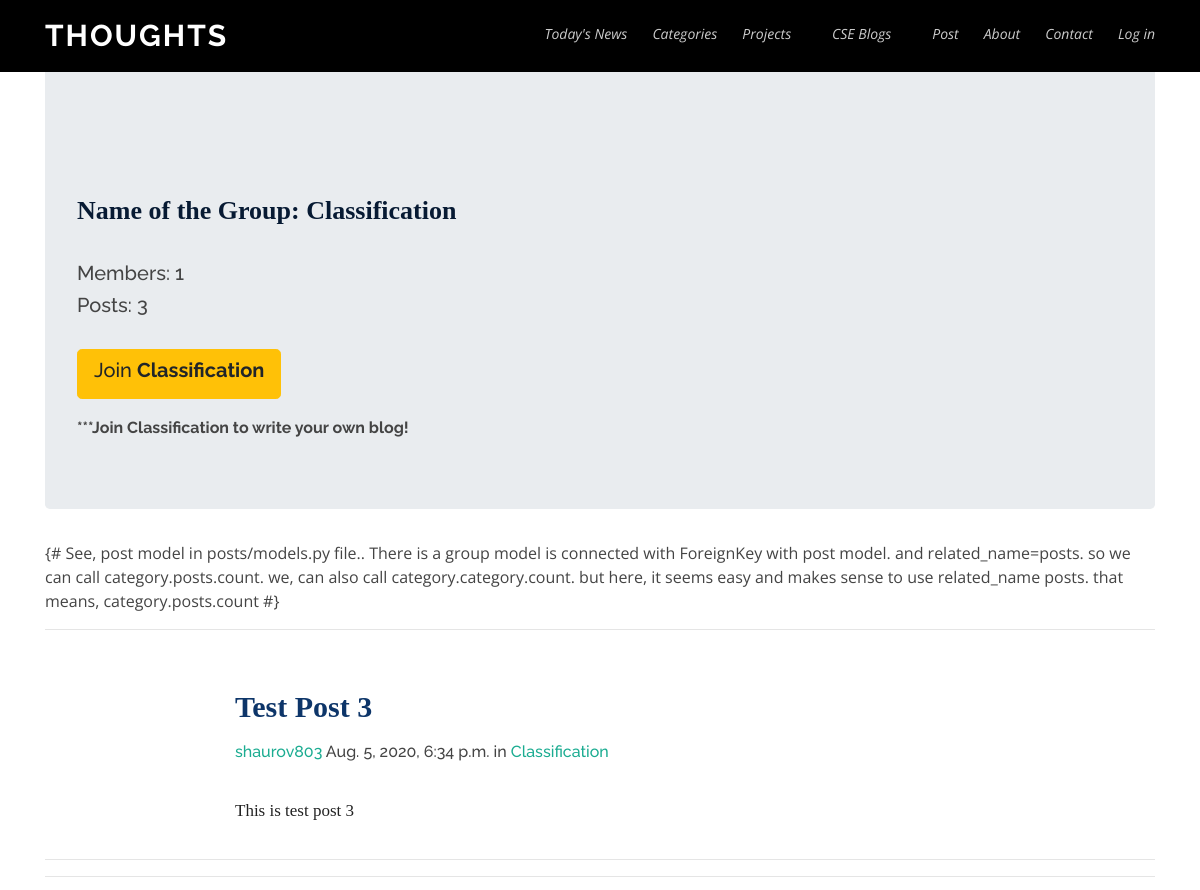
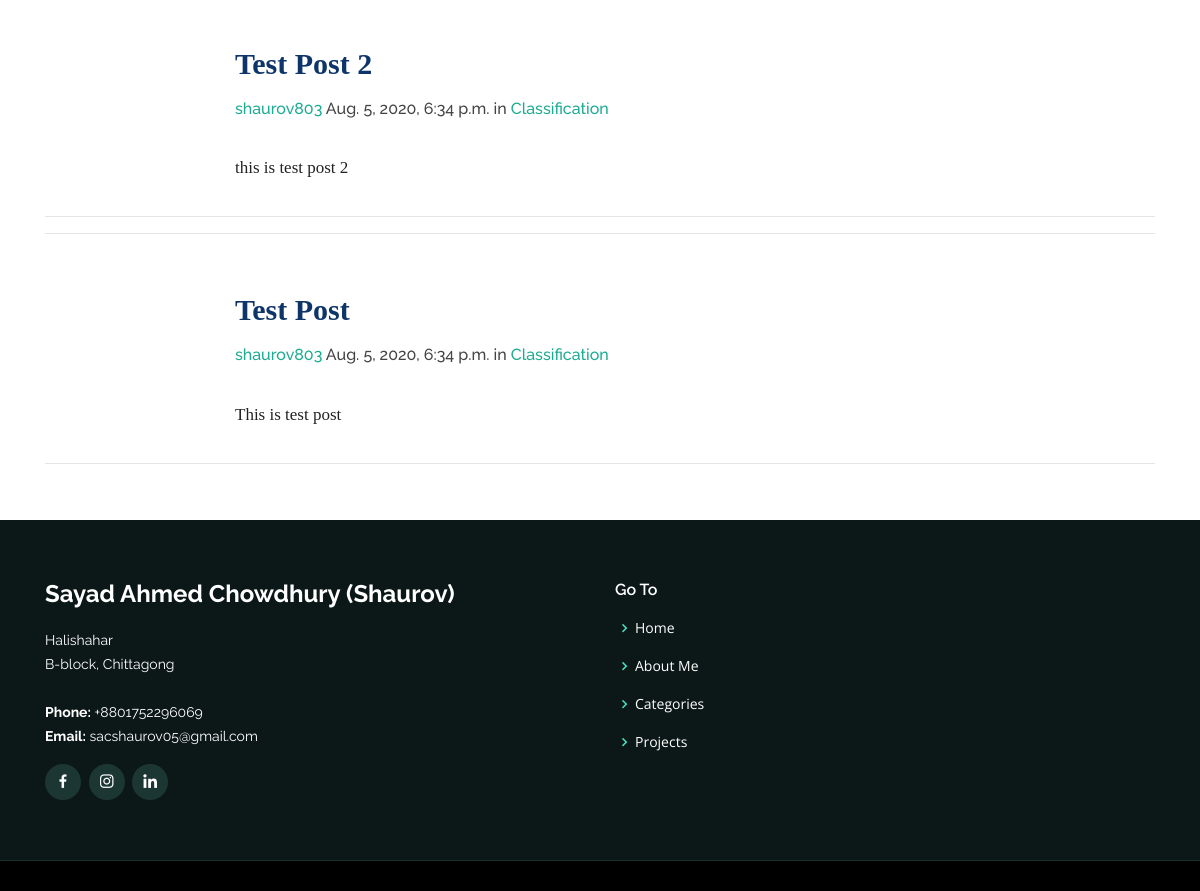
/categories/posts/in/classification/, run on the app's committed database (2 pictures, top to bottom).
### categories/models.py (models this page shows, shortened)
class Category(models.Model):
    name = models.CharField(max_length=255, unique=True)
    slug = models.SlugField(allow_unicode=True, unique=True)
    description = models.TextField(blank=True, default='')
    description_html = models.TextField(editable=False, default='',blank=True)
    members = models.ManyToManyField(User, through="CategoryMember")
    category_pic = models.ImageField(upload_to = 'category_pics', blank=True)
    class Meta:
        ordering = ['name']

### posts/models.py (models this page shows, shortened)
class Post(models.Model):
    user = models.ForeignKey(User, related_name="user_of_post_model", on_delete=models.CASCADE)
    created_at =  models.DateTimeField(auto_now=True)
    title = models.CharField(max_length=200)
    message = models.TextField()
    message_html = models.TextField(editable=False)
    category = models.ForeignKey(Category, related_name="posts",on_delete=models.CASCADE)
    class Meta:
        ordering = ['-created_at']
        unique_together = ('user', 'message')

### categories/views.py (the view, shortened to what this page needs)
# urls.py: url(r'^posts/in/(?P<slug>[-\w]+)/', views.SingleCategory.as_view(), name='single'),
class SingleCategory(DetailView):
    model = Category
    def get_context_data(self, **kwargs):
        context = super().get_context_data(**kwargs)
        category_picture = False
        current_category = Category.objects.filter(
            slug__iexact = self.kwargs.get("slug")
        ).get()
        if current_category.category_pic:
            category_picture = True
            picture = current_category.category_pic
            edited_picture = get_thumbnail(picture, '550x450', quality=99, format='PNG')
        posts = []
        info = []
        continue_reading = False
        for post in current_category.posts.all():
            info.clear()
            info.append(post.user.username)
            info.append(post.pk)
            info.append(post.title)
            info.append(post.created_at)
            info.append(post.category.slug)
            info.append(post.category.name)
            if(len(post.message_html) >300 ):
                continue_reading = True
            else:
                continue_reading = False
            info.append(post.message_html[3:300])
            info.append(continue_reading)
            posts.append(info[:])
        print('\n last info \n',info[:])
        print('\n posts \n',posts[:])
        print(current_category.category_pic)
        category_info = {
            'picture':edited_picture,
            'category_picture':category_picture,
            'posts':posts
        }
        context['category_info'] = category_info
        return context

### categories/templates/categories/category_detail.html (shortened to what this page needs)
{% extends "categories/category_base.html" %}
{% load static %}
{% block precategory %}
<div class="jumbotron">
    <div class="row">
    </div>
  <h2><strong>Name of the Group: {{category.name}}</strong> </h2>
  <h5>Members: {{category.members.count}}</h3>
  <h5>Posts: {{category.posts.count}} </h4>
  <div class="content">
    {% if user in category.members.all %}
      <br>
      <a href="{% url 'categories:leave' slug=category.slug %}"class="btn btn-lg btn-fill btn-warning"><span class="glyphicon glyphicon"></span> Leave {{category.name}}</a>
      <a href="{% url 'posts:create' %}" class="btn btn-lg btn-fill btn-primary">Create a Post!</a> </h2>
  	{% else %}
    <br>
      <a href="{% url 'categories:join' slug=category.slug %}" class="btn btn-lg btn-fill btn-warning"><h5>Join <strong>{{category.name}}</strong> </h4> </a>
      <h6><br><strong>***Join {{category.name}} to write your own blog!</strong> </h4>
    {% endif %}
  </div>
  </div>
{% endblock %}
{% block category_content %}
   {# See, post model in posts/models.py file.. There is a
   group model is connected with ForeignKey with post model.
   and related_name=posts. so we can call category.posts.count.
   we, can also call category.category.count. but here, it seems
   easy and makes sense to use related_name posts.
   that means, category.posts.count #}
    {% if category.posts.count == 0 %}
      <h2>No posts in this category!<br> <a href="{% url 'posts:create' %}">Write a Post</a></h2>
    {% else %}
      {% for post in category_info.posts %}
                <hr>
                <div class="row">
                  <div class="col-md-2">  </div>
                  <div class="col-md-8">
                      <div class="techfont">
                        <h3 class="category_name"><br><a href="{% url 'posts:single' username=post.0 pk=post.1 %}"><strong>{{post.2}} </strong> </a></h2>
                        <h6><a href="{% url 'posts:for_user' username=post.0 %}">{{post.0}}</a>
                        <time class="time"><a href="{% url 'posts:single' username=post.0 pk=post.1 %}"></a>{{post.3}} </time>
                        <span>in <a href="{% url 'categories:single' slug=post.4 %}">{{post.5}}</a> </span>
                        <br>
                        <br>
                        {% if post.7 %}
                        <h3 class="message">{{post.6|safe}}...<a style="font-size: 18px; color:#22d8b6" href="{% url 'posts:single' username=post.0 pk=post.1 %}">continue reading</a></h3>
                        {% else %}
                        <h3 class="message">{{post.6|safe}}</h3>
                        {% endif %}
                      </div>
                  </div>
                </div>
                <hr>
      {% endfor %}
    {% endif %}
{% endblock %}

### static/assets/css/style.css (style rules this page uses)
body { font-family: "Open Sans", sans-serif; color: #444444; }
a { color: #1bac91; }
h1, h2, h3, h4, h5, h6 { font-family: "Raleway", sans-serif; }
.steps .row { overflow: hidden; }

### static/assets/css/style2.css (style rules this page uses)
.steps div div h2 { font : 400 26px/1.8 Merriweather,Georgia,times new roman,serif; color: #071a33; }
.steps div div div div a { font : Merriweather,Georgia,times new roman,serif; }
.steps div h2 { margin-top: 0; margin-bottom: 1rem; display: block; margin-block-start: 1em; margin-block-end: 1em; margin-inline-start: 0px; margin-inline-end: 0px; text-align: justify; font : 400 28px/1.8 Merriweather,Georgia,times new roman,serif; }
.steps div div div .techfont .message { margin-top: 0; margin-bottom: 1rem; display: block; margin-block-start: 1em; margin-block-end: 1em; margin-inline-start: 0px; margin-inline-end: 0px; text-align: justify; color: #222; font : 400 17px/1.7 Merriweather,Georgia,times new roman,serif; }
.steps div div div h3 a { text-align: justify; font : 400 24px/1.8 Merriweather,Georgia,times new roman,serif; }
.steps .container .techfont h3 a { color: #0d3569; font : 400 30px/1.8 Merriweather,Georgia,times new roman,serif; }

### data on the page
Category: name "Classification", members.count "1", posts.count "3"
Post: title "Test Post 3", username "shaurov803", created_at "Aug. 5, 2020, 6:34 p.m.", name "Classification", post "This is test post 3"
Post: title "Test Post 2", username "shaurov803", created_at "Aug. 5, 2020, 6:34 p.m.", name "Classification", post "this is test post 2"
Post: title "Test Post", username "shaurov803", created_at "Aug. 5, 2020, 6:34 p.m.", name "Classification", post "This is test post"
